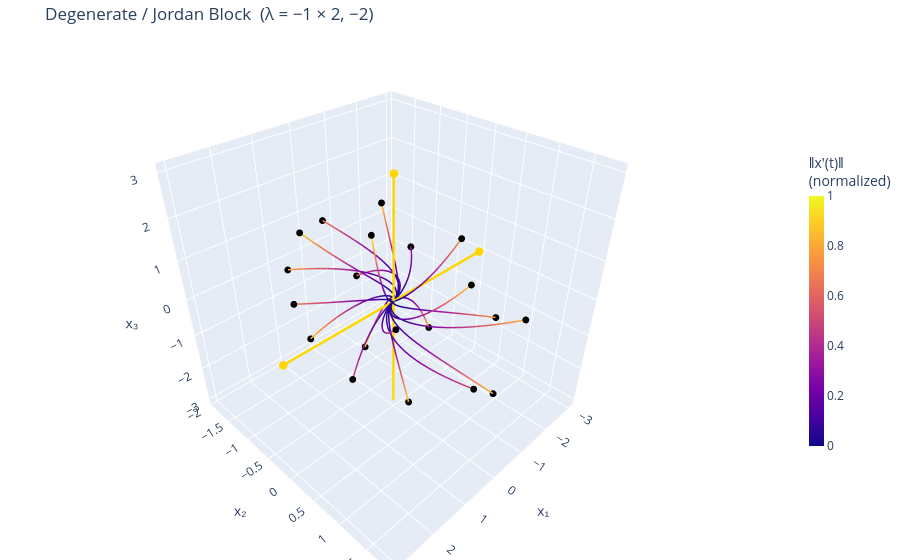

Write notebook code for a chart like this one.
### Code cell
# Jordan block — λ = −1 (×2, defective), −2
A = MATRICES['jordan']
_, eigen_info = analyze(A)
trajectories = integrate_many(A, sphere_ics(n=20, r=2.0), t_span=(0, 8))
color_values = compute_color_values_many(A, trajectories)

plot_phase_portrait(
    trajectories, eigen_info, color_values,
    title=TITLES['jordan'],
).show()

### Figure 1 — Plotly figure (JSON) as saved in the notebook; plotly's stock layout.template omitted (floating-point values rounded to 4 significant figures; data arrays with more than 128 entries replaced by an {"elided": "..."} marker saying what was removed)
{"data": [{"line": {"cmax": 1, "cmin": 0, "color": {"elided": "500 float values"}, "colorbar": {"len": 0.6, "thickness": 15, "title": {"text": "‖x′(t)‖<br>(normalized)"}}, "colorscale": [[0, "#0d0887"], [0.1111, "#46039f"], [0.2222, "#7201a8"], [0.3333, "#9c179e"], [0.4444, "#bd3786"], [0.5556, "#d8576b"], [0.6667, "#ed7953"], [0.7778, "#fb9f3a"], [0.8889, "#fdca26"], [1, "#f0f921"]], "width": 3}, "mode": "lines", "showlegend": false, "type": "scatter3d", "x": {"elided": "500 float values"}, "y": {"elided": "500 float values"}, "z": {"elided": "500 float values"}}, {"marker": {"color": "black", "size": 4}, "mode": "markers", "showlegend": false, "type": "scatter3d", "x": [0.6245], "y": [0], "z": [1.9]}, {"line": {"cmax": 1, "cmin": 0, "color": {"elided": "500 float values"}, "colorscale": [[0, "#0d0887"], [0.1111, "#46039f"], [0.2222, "#7201a8"], [0.3333, "#9c179e"], [0.4444, "#bd3786"], [0.5556, "#d8576b"], [0.6667, "#ed7953"], [0.7778, "#fb9f3a"], [0.8889, "#fdca26"], [1, "#f0f921"]], "width": 3}, "mode": "lines", "showlegend": false, "type": "scatter3d", "x": {"elided": "500 float values"}, "y": {"elided": "500 float values"}, "z": {"elided": "500 float values"}}, {"marker": {"color": "black", "size": 4}, "mode": "markers", "showlegend": false, "type": "scatter3d", "x": [-0.7769], "y": [-0.7117], "z": [1.7]}, {"line": {"cmax": 1, "cmin": 0, "color": {"elided": "500 float values"}, "colorscale": [[0, "#0d0887"], [0.1111, "#46039f"], [0.2222, "#7201a8"], [0.3333, "#9c179e"], [0.4444, "#bd3786"], [0.5556, "#d8576b"], [0.6667, "#ed7953"], [0.7778, "#fb9f3a"], [0.8889, "#fdca26"], [1, "#f0f921"]], "width": 3}, "mode": "lines", "showlegend": false, "type": "scatter3d", "x": {"elided": "500 float values"}, "y": {"elided": "500 float values"}, "z": {"elided": "500 float values"}}, {"marker": {"color": "black", "size": 4}, "mode": "markers", "showlegend": false, "type": "scatter3d", "x": [0.1157], "y": [1.318], "z": [1.5]}, {"line": {"cmax": 1, "cmin": 0, "color": {"elided": "500 float values"}, "colorscale": [[0, "#0d0887"], [0.1111, "#46039f"], [0.2222, "#7201a8"], [0.3333, "#9c179e"], [0.4444, "#bd3786"], [0.5556, "#d8576b"], [0.6667, "#ed7953"], [0.7778, "#fb9f3a"], [0.8889, "#fdca26"], [1, "#f0f921"]], "width": 3}, "mode": "lines", "showlegend": false, "type": "scatter3d", "x": {"elided": "500 float values"}, "y": {"elided": "500 float values"}, "z": {"elided": "500 float values"}}, {"marker": {"color": "black", "size": 4}, "mode": "markers", "showlegend": false, "type": "scatter3d", "x": [0.9247], "y": [-1.206], "z": [1.3]}, {"line": {"cmax": 1, "cmin": 0, "color": {"elided": "500 float values"}, "colorscale": [[0, "#0d0887"], [0.1111, "#46039f"], [0.2222, "#7201a8"], [0.3333, "#9c179e"], [0.4444, "#bd3786"], [0.5556, "#d8576b"], [0.6667, "#ed7953"], [0.7778, "#fb9f3a"], [0.8889, "#fdca26"], [1, "#f0f921"]], "width": 3}, "mode": "lines", "showlegend": false, "type": "scatter3d", "x": {"elided": "500 float values"}, "y": {"elided": "500 float values"}, "z": {"elided": "500 float values"}}, {"marker": {"color": "black", "size": 4}, "mode": "markers", "showlegend": false, "type": "scatter3d", "x": [-1.645], "y": [0.2909], "z": [1.1]}, {"line": {"cmax": 1, "cmin": 0, "color": {"elided": "500 float values"}, "colorscale": [[0, "#0d0887"], [0.1111, "#46039f"], [0.2222, "#7201a8"], [0.3333, "#9c179e"], [0.4444, "#bd3786"], [0.5556, "#d8576b"], [0.6667, "#ed7953"], [0.7778, "#fb9f3a"], [0.8889, "#fdca26"], [1, "#f0f921"]], "width": 3}, "mode": "lines", "showlegend": false, "type": "scatter3d", "x": {"elided": "500 float values"}, "y": {"elided": "500 float values"}, "z": {"elided": "500 float values"}}, {"marker": {"color": "black", "size": 4}, "mode": "markers", "showlegend": false, "type": "scatter3d", "x": [1.507], "y": [0.9586], "z": [0.9]}, {"line": {"cmax": 1, "cmin": 0, "color": {"elided": "500 float values"}, "colorscale": [[0, "#0d0887"], [0.1111, "#46039f"], [0.2222, "#7201a8"], [0.3333, "#9c179e"], [0.4444, "#bd3786"], [0.5556, "#d8576b"], [0.6667, "#ed7953"], [0.7778, "#fb9f3a"], [0.8889, "#fdca26"], [1, "#f0f921"]], "width": 3}, "mode": "lines", "showlegend": false, "type": "scatter3d", "x": {"elided": "500 float values"}, "y": {"elided": "500 float values"}, "z": {"elided": "500 float values"}}, {"marker": {"color": "black", "size": 4}, "mode": "markers", "showlegend": false, "type": "scatter3d", "x": [-0.4864], "y": [-1.809], "z": [0.7]}, {"line": {"cmax": 1, "cmin": 0, "color": {"elided": "500 float values"}, "colorscale": [[0, "#0d0887"], [0.1111, "#46039f"], [0.2222, "#7201a8"], [0.3333, "#9c179e"], [0.4444, "#bd3786"], [0.5556, "#d8576b"], [0.6667, "#ed7953"], [0.7778, "#fb9f3a"], [0.8889, "#fdca26"], [1, "#f0f921"]], "width": 3}, "mode": "lines", "showlegend": false, "type": "scatter3d", "x": {"elided": "500 float values"}, "y": {"elided": "500 float values"}, "z": {"elided": "500 float values"}}, {"marker": {"color": "black", "size": 4}, "mode": "markers", "showlegend": false, "type": "scatter3d", "x": [-0.8925], "y": [1.719], "z": [0.5]}, {"line": {"cmax": 1, "cmin": 0, "color": {"elided": "500 float values"}, "colorscale": [[0, "#0d0887"], [0.1111, "#46039f"], [0.2222, "#7201a8"], [0.3333, "#9c179e"], [0.4444, "#bd3786"], [0.5556, "#d8576b"], [0.6667, "#ed7953"], [0.7778, "#fb9f3a"], [0.8889, "#fdca26"], [1, "#f0f921"]], "width": 3}, "mode": "lines", "showlegend": false, "type": "scatter3d", "x": {"elided": "500 float values"}, "y": {"elided": "500 float values"}, "z": {"elided": "500 float values"}}, {"marker": {"color": "black", "size": 4}, "mode": "markers", "showlegend": false, "type": "scatter3d", "x": [1.857], "y": [-0.6783], "z": [0.3]}, {"line": {"cmax": 1, "cmin": 0, "color": {"elided": "500 float values"}, "colorscale": [[0, "#0d0887"], [0.1111, "#46039f"], [0.2222, "#7201a8"], [0.3333, "#9c179e"], [0.4444, "#bd3786"], [0.5556, "#d8576b"], [0.6667, "#ed7953"], [0.7778, "#fb9f3a"], [0.8889, "#fdca26"], [1, "#f0f921"]], "width": 3}, "mode": "lines", "showlegend": false, "type": "scatter3d", "x": {"elided": "500 float values"}, "y": {"elided": "500 float values"}, "z": {"elided": "500 float values"}}, {"marker": {"color": "black", "size": 4}, "mode": "markers", "showlegend": false, "type": "scatter3d", "x": [-1.846], "y": [-0.7622], "z": [0.1]}, {"line": {"cmax": 1, "cmin": 0, "color": {"elided": "500 float values"}, "colorscale": [[0, "#0d0887"], [0.1111, "#46039f"], [0.2222, "#7201a8"], [0.3333, "#9c179e"], [0.4444, "#bd3786"], [0.5556, "#d8576b"], [0.6667, "#ed7953"], [0.7778, "#fb9f3a"], [0.8889, "#fdca26"], [1, "#f0f921"]], "width": 3}, "mode": "lines", "showlegend": false, "type": "scatter3d", "x": {"elided": "500 float values"}, "y": {"elided": "500 float values"}, "z": {"elided": "500 float values"}}, {"marker": {"color": "black", "size": 4}, "mode": "markers", "showlegend": false, "type": "scatter3d", "x": [0.8466], "y": [1.809], "z": [-0.1]}, {"line": {"cmax": 1, "cmin": 0, "color": {"elided": "500 float values"}, "colorscale": [[0, "#0d0887"], [0.1111, "#46039f"], [0.2222, "#7201a8"], [0.3333, "#9c179e"], [0.4444, "#bd3786"], [0.5556, "#d8576b"], [0.6667, "#ed7953"], [0.7778, "#fb9f3a"], [0.8889, "#fdca26"], [1, "#f0f921"]], "width": 3}, "mode": "lines", "showlegend": false, "type": "scatter3d", "x": {"elided": "500 float values"}, "y": {"elided": "500 float values"}, "z": {"elided": "500 float values"}}, {"marker": {"color": "black", "size": 4}, "mode": "markers", "showlegend": false, "type": "scatter3d", "x": [0.5918], "y": [-1.887], "z": [-0.3]}, {"line": {"cmax": 1, "cmin": 0, "color": {"elided": "500 float values"}, "colorscale": [[0, "#0d0887"], [0.1111, "#46039f"], [0.2222, "#7201a8"], [0.3333, "#9c179e"], [0.4444, "#bd3786"], [0.5556, "#d8576b"], [0.6667, "#ed7953"], [0.7778, "#fb9f3a"], [0.8889, "#fdca26"], [1, "#f0f921"]], "width": 3}, "mode": "lines", "showlegend": false, "type": "scatter3d", "x": {"elided": "500 float values"}, "y": {"elided": "500 float values"}, "z": {"elided": "500 float values"}}, {"marker": {"color": "black", "size": 4}, "mode": "markers", "showlegend": false, "type": "scatter3d", "x": [-1.675], "y": [0.971], "z": [-0.5]}, {"line": {"cmax": 1, "cmin": 0, "color": {"elided": "500 float values"}, "colorscale": [[0, "#0d0887"], [0.1111, "#46039f"], [0.2222, "#7201a8"], [0.3333, "#9c179e"], [0.4444, "#bd3786"], [0.5556, "#d8576b"], [0.6667, "#ed7953"], [0.7778, "#fb9f3a"], [0.8889, "#fdca26"], [1, "#f0f921"]], "width": 3}, "mode": "lines", "showlegend": false, "type": "scatter3d", "x": {"elided": "500 float values"}, "y": {"elided": "500 float values"}, "z": {"elided": "500 float values"}}, {"marker": {"color": "black", "size": 4}, "mode": "markers", "showlegend": false, "type": "scatter3d", "x": [1.83], "y": [0.4023], "z": [-0.7]}, {"line": {"cmax": 1, "cmin": 0, "color": {"elided": "500 float values"}, "colorscale": [[0, "#0d0887"], [0.1111, "#46039f"], [0.2222, "#7201a8"], [0.3333, "#9c179e"], [0.4444, "#bd3786"], [0.5556, "#d8576b"], [0.6667, "#ed7953"], [0.7778, "#fb9f3a"], [0.8889, "#fdca26"], [1, "#f0f921"]], "width": 3}, "mode": "lines", "showlegend": false, "type": "scatter3d", "x": {"elided": "500 float values"}, "y": {"elided": "500 float values"}, "z": {"elided": "500 float values"}}, {"marker": {"color": "black", "size": 4}, "mode": "markers", "showlegend": false, "type": "scatter3d", "x": [-1.027], "y": [-1.461], "z": [-0.9]}, {"line": {"cmax": 1, "cmin": 0, "color": {"elided": "500 float values"}, "colorscale": [[0, "#0d0887"], [0.1111, "#46039f"], [0.2222, "#7201a8"], [0.3333, "#9c179e"], [0.4444, "#bd3786"], [0.5556, "#d8576b"], [0.6667, "#ed7953"], [0.7778, "#fb9f3a"], [0.8889, "#fdca26"], [1, "#f0f921"]], "width": 3}, "mode": "lines", "showlegend": false, "type": "scatter3d", "x": {"elided": "500 float values"}, "y": {"elided": "500 float values"}, "z": {"elided": "500 float values"}}, {"marker": {"color": "black", "size": 4}, "mode": "markers", "showlegend": false, "type": "scatter3d", "x": [-0.2147], "y": [1.656], "z": [-1.1]}, {"line": {"cmax": 1, "cmin": 0, "color": {"elided": "500 float values"}, "colorscale": [[0, "#0d0887"], [0.1111, "#46039f"], [0.2222, "#7201a8"], [0.3333, "#9c179e"], [0.4444, "#bd3786"], [0.5556, "#d8576b"], [0.6667, "#ed7953"], [0.7778, "#fb9f3a"], [0.8889, "#fdca26"], [1, "#f0f921"]], "width": 3}, "mode": "lines", "showlegend": false, "type": "scatter3d", "x": {"elided": "500 float values"}, "y": {"elided": "500 float values"}, "z": {"elided": "500 float values"}}, {"marker": {"color": "black", "size": 4}, "mode": "markers", "showlegend": false, "type": "scatter3d", "x": [1.162], "y": [-0.9795], "z": [-1.3]}, {"line": {"cmax": 1, "cmin": 0, "color": {"elided": "500 float values"}, "colorscale": [[0, "#0d0887"], [0.1111, "#46039f"], [0.2222, "#7201a8"], [0.3333, "#9c179e"], [0.4444, "#bd3786"], [0.5556, "#d8576b"], [0.6667, "#ed7953"], [0.7778, "#fb9f3a"], [0.8889, "#fdca26"], [1, "#f0f921"]], "width": 3}, "mode": "lines", "showlegend": false, "type": "scatter3d", "x": {"elided": "500 float values"}, "y": {"elided": "500 float values"}, "z": {"elided": "500 float values"}}, {"marker": {"color": "black", "size": 4}, "mode": "markers", "showlegend": false, "type": "scatter3d", "x": [-1.322], "y": [-0.05466], "z": [-1.5]}, {"line": {"cmax": 1, "cmin": 0, "color": {"elided": "500 float values"}, "colorscale": [[0, "#0d0887"], [0.1111, "#46039f"], [0.2222, "#7201a8"], [0.3333, "#9c179e"], [0.4444, "#bd3786"], [0.5556, "#d8576b"], [0.6667, "#ed7953"], [0.7778, "#fb9f3a"], [0.8889, "#fdca26"], [1, "#f0f921"]], "width": 3}, "mode": "lines", "showlegend": false, "type": "scatter3d", "x": {"elided": "500 float values"}, "y": {"elided": "500 float values"}, "z": {"elided": "500 float values"}}, {"marker": {"color": "black", "size": 4}, "mode": "markers", "showlegend": false, "type": "scatter3d", "x": [0.7468], "y": [0.7432], "z": [-1.7]}, {"line": {"cmax": 1, "cmin": 0, "color": {"elided": "500 float values"}, "colorscale": [[0, "#0d0887"], [0.1111, "#46039f"], [0.2222, "#7201a8"], [0.3333, "#9c179e"], [0.4444, "#bd3786"], [0.5556, "#d8576b"], [0.6667, "#ed7953"], [0.7778, "#fb9f3a"], [0.8889, "#fdca26"], [1, "#f0f921"]], "width": 3}, "mode": "lines", "showlegend": false, "type": "scatter3d", "x": {"elided": "500 float values"}, "y": {"elided": "500 float values"}, "z": {"elided": "500 float values"}}, {"marker": {"color": "black", "size": 4}, "mode": "markers", "showlegend": false, "type": "scatter3d", "x": [-0.02885], "y": [-0.6238], "z": [-1.9]}, {"line": {"color": "gold", "width": 5}, "mode": "lines", "showlegend": false, "type": "scatter3d", "x": [-3.0, 3.0], "y": [0, 0], "z": [0, 0]}, {"marker": {"color": "gold", "size": 5}, "mode": "markers", "showlegend": false, "type": "scatter3d", "x": [3.0], "y": [0], "z": [0]}, {"line": {"color": "gold", "width": 5}, "mode": "lines", "showlegend": false, "type": "scatter3d", "x": [3.0, -3.0], "y": [-6.661e-16, 6.661e-16], "z": [0, 0]}, {"marker": {"color": "gold", "size": 5}, "mode": "markers", "showlegend": false, "type": "scatter3d", "x": [-3.0], "y": [6.661e-16], "z": [0]}, {"line": {"color": "gold", "width": 5}, "mode": "lines", "showlegend": false, "type": "scatter3d", "x": [0, 0], "y": [0, 0], "z": [-3.0, 3.0]}, {"marker": {"color": "gold", "size": 5}, "mode": "markers", "showlegend": false, "type": "scatter3d", "x": [0], "y": [0], "z": [3.0]}], "layout": {"margin": {"b": 0, "l": 0, "r": 0, "t": 40}, "scene": {"aspectmode": "cube", "xaxis": {"title": {"text": "x₁"}}, "yaxis": {"title": {"text": "x₂"}}, "zaxis": {"title": {"text": "x₃"}}}, "title": {"text": "Degenerate / Jordan Block  (λ = −1 × 2, −2)"}}}
